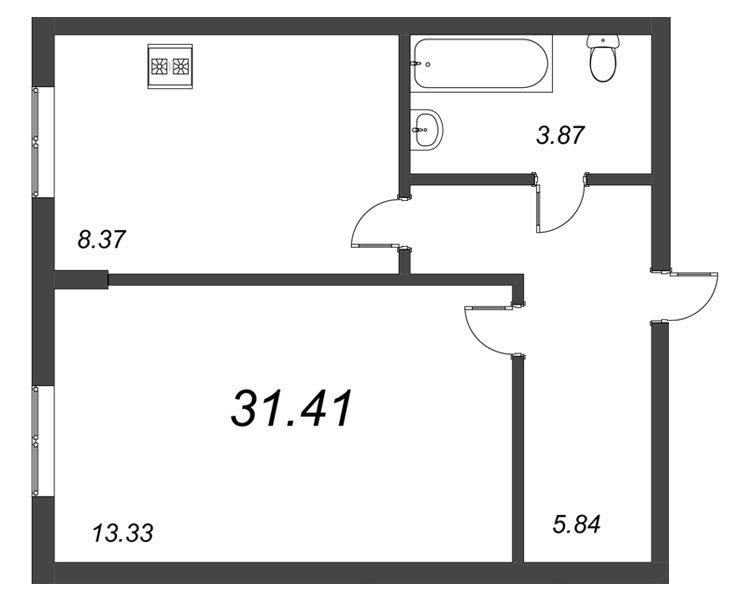
//> input picture uploads/cropped/part.jpg, 749 x 607 px
$ ./OpenCV   (built with g++ and OpenCV 4)
//> lines starting //> are read from the running program, lines starting //| are printed output that depends on the picture; after the words box and inside, x2 and y2 are one past the last pixel; in counts of white or black regions, pixels touching at a corner belong together
#include "opencv2/core/core.hpp"
#include "opencv2/highgui/highgui.hpp"
#include "opencv2/imgproc/imgproc.hpp"
#include "iostream"
#include "math.h"
using namespace cv;
using namespace std;

class FlatWorker {
 public:
  FlatWorker(const char* croppedPath, const char* sourcePath, const char* resultPath)
    : croppedPath(croppedPath), sourcePath(sourcePath), resultPath(resultPath) {}
  ~FlatWorker() {}

  void Execute () {
    int thresh1 = 240;
    int thresh2 = 240;
    int contourSizeMinFirst = 20000;
    int contourSizeMinSecond = 2000;
    int contourSizeMaxFirst = 130000;
    int contourSizeMaxSecond = 130000;
    int matchAnyWayLimit = 40;
    float matchAnyWayLimitReal = 40.0;
    int minRooms = 2;
    int minDistance = 100;
    float minDistanceReal = 100.0;
    int rectMargin = 20;

    vector<vector<Point> > contours;
    vector<vector<Point> > contours2;

    matchAnyWayLimitReal = (float)matchAnyWayLimit/1000;
    Mat src;
    Mat src2;
    src = imread("part.jpg", CV_LOAD_IMAGE_COLOR);
//> src is the input picture: 607 rows x 749 cols, CV_8UC3; min 0, max 255, mean 229.2
    src2 = imread("full.jpg", CV_LOAD_IMAGE_COLOR);
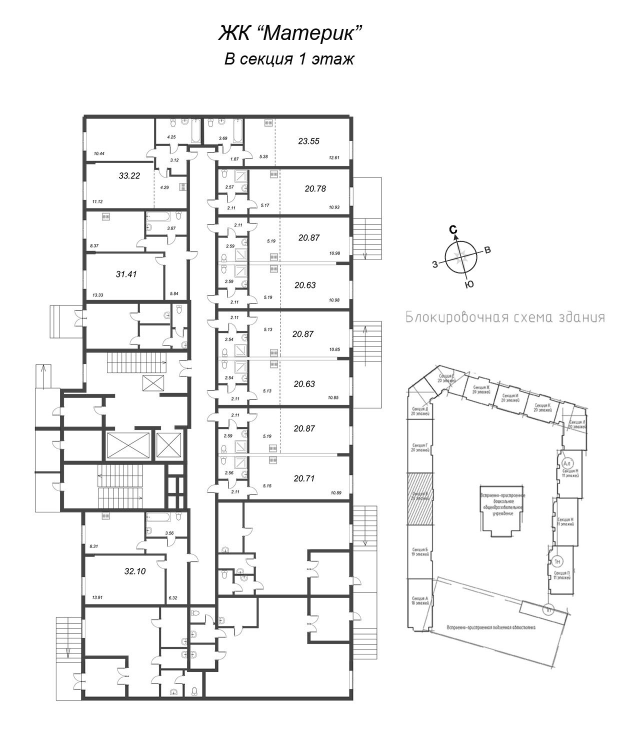
//> input picture uploads/source/full.jpg, 1284 x 1468 px (shown at 1/2 size)
//> src2 is the input picture: 1468 rows x 1284 cols, CV_8UC3; min 0, max 255, mean 242.9
    Mat gray;
    Mat gray2;
    cvtColor(src, gray, CV_BGR2GRAY);
    cvtColor(src2, gray2, CV_BGR2GRAY);
    threshold(gray, gray, thresh1, 255,THRESH_BINARY);
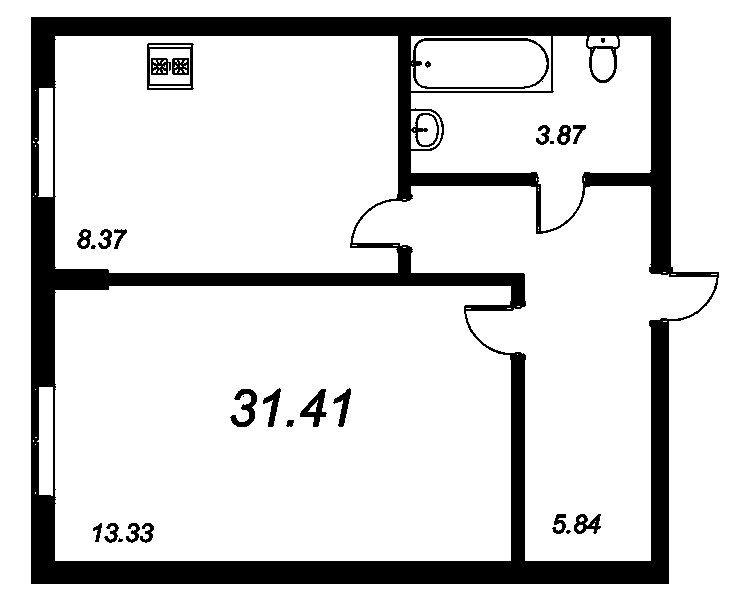
//> gray: 607 rows x 749 cols, CV_8UC1; 84.9% white; 28 black regions (6 under 20 px), largest, box (x1, y1, x2, y2) and area: (31, 17, 719, 584) 64113, (147, 43, 194, 90) 595, (230, 389, 257, 427) 438
    threshold(gray2, gray2, thresh2, 255, THRESH_BINARY);
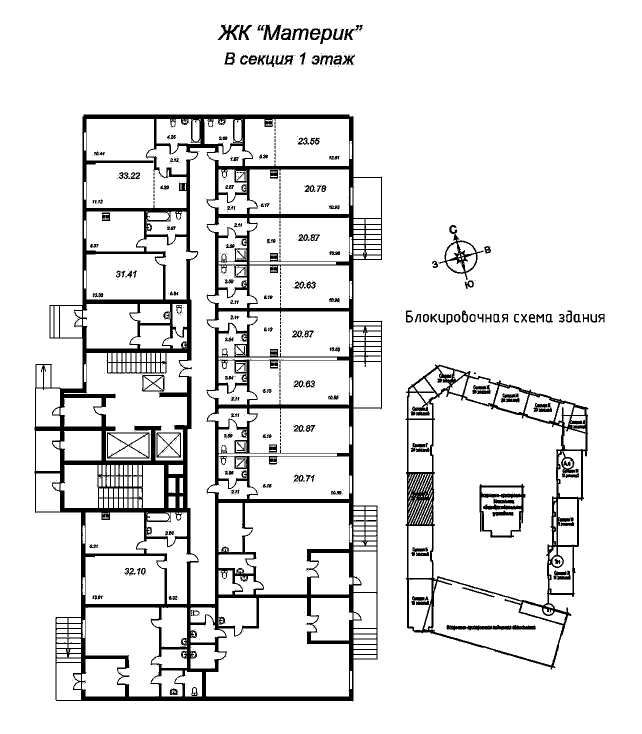
//> gray2: 1468 rows x 1284 cols, CV_8UC1 (shown at 1/2 size); 90.9% white; 708 black regions (503 under 20 px)
    vector<Vec4i> hierarchy;
    vector<Vec4i> hierarchy2;
    findContours( gray, contours, hierarchy, CV_RETR_LIST, CV_CHAIN_APPROX_NONE );
//> contours = 106 contours, 63 with area under 20; largest, box (x1, y1, x2, y2) and area: (0, 0, 749, 607) 453288, (30, 16, 720, 585) 365469, (55, 286, 511, 561) 122541, (55, 36, 398, 273) 78594, (353, 186, 717, 561) 60900
    findContours( gray2, contours2, hierarchy2, CV_RETR_LIST, CV_CHAIN_APPROX_NONE );
//> contours2 = 1679 contours, 1049 with area under 20; largest, box (x1, y1, x2, y2) and area: (0, 0, 1284, 1468) 1882161, (68, 228, 766, 1403) 711378, (810, 728, 1178, 1340) 180291, (862, 781, 1125, 1211) 87246, (360, 296, 430, 1208) 42276
    vector<vector<Point> >::iterator it = contours.begin();
    vector<vector<Point> >::iterator it2 = contours2.begin();
    for( ; it != contours.end(); )
    {
        if(contourArea(*it) < contourSizeMinFirst || contourArea(*it) > contourSizeMaxFirst) {
            it = contours.erase(it);
        } else {
            it++;
        }
    }
//> this loop made 106 passes
//> after the loop, contours = 4 contours; box (x1, y1, x2, y2) and area: (55, 286, 511, 561) 122541, (55, 36, 398, 273) 78594, (353, 186, 717, 561) 60900, (411, 36, 651, 231) 23810
    for( ; it2 != contours2.end(); )
    {
        if(contourArea(*it2) < contourSizeMinSecond || contourArea(*it2) > contourSizeMaxSecond) {
            it2 = contours2.erase(it2);
        }
        else
        {
            it2++;
        }
    }
//> after the loop, contours2 = 73 contours; largest, box (x1, y1, x2, y2) and area: (862, 781, 1125, 1211) 87246, (360, 296, 430, 1208) 42276, (412, 1196, 698, 1393) 39198, (128, 706, 374, 921) 29766, (489, 1006, 698, 1189) 28339
    RNG rng(12345);
    Mat drawing = Mat::zeros( gray.size(), CV_8UC3 );
    Mat drawing2 = Mat::zeros( gray2.size(), CV_8UC3 );
    map<int, int> matchContours;
    map<int, double> matchWeights;
    for(int i = 0; i < contours.size(); i++)
    {
        for(int j=0; j < contours2.size(); j++)
        {
            double match = cv::matchShapes(contours[i], contours2[j], CV_CONTOURS_MATCH_I1, 0);
            if(matchWeights.count(i) == 0 || match <= matchWeights.at(i))
            {
                matchContours[i] = j;
                matchWeights[i] = match;
            }
        }
    }
//> this loop made 4 passes
//> after the loop, matchContours = 4 items; matchWeights = 4 items
    for(int i = 0; i < contours.size(); i++)
    {
        for(int j=0; j < contours2.size(); j++)
        {
            double match = cv::matchShapes(contours[i], contours2[j], CV_CONTOURS_MATCH_I3, 0);
            if(match <= matchAnyWayLimitReal) {
                int idx = matchContours.rbegin()->first + 1;
                matchContours[idx] = j;
            }
        }
    }
//> after the loop, matchContours = 13 items
    map<int, vector<int> > contourGroups;
    vector<int> contoursGroupped;
    for(map<int, int>::iterator it = matchContours.begin(); it != matchContours.end(); ++it)
    {
        if(find(contoursGroupped.begin(), contoursGroupped.end(), it->second) == contoursGroupped.end())
        {
            contourGroups[it->second].push_back(it->second);
            contoursGroupped.push_back(it->second);
        }
        for(map<int, int>::iterator it2 = matchContours.begin(); it2 != matchContours.end(); ++it2)
        {
            int currentMinDistance = -1;
            for(vector<Point>::iterator it3 = contours2[it2->second].begin(); it3 != contours2[it2->second].end(); ++it3)
            {
                for(vector<Point>::iterator it4 = contours2[it->second].begin(); it4 != contours2[it->second].end(); ++it4)
                {
                    int X_Diff = it4->x - it3->x;
                    int Y_Diff = it4->y - it3->y;
                    int distance = sqrt((X_Diff * X_Diff) + (Y_Diff * Y_Diff));
                    if(currentMinDistance == -1 || distance < currentMinDistance) currentMinDistance = distance;
                }
            }
            if(currentMinDistance <= minDistance)
            {
                if(find(contoursGroupped.begin(), contoursGroupped.end(), it2->second) == contoursGroupped.end())
                {
                    contourGroups[it->second].push_back(it2->second);
                    contoursGroupped.push_back(it2->second);
                }
            }
        }
    }
//> this loop made 13 passes
    for(map<int, vector<int> >::iterator it = contourGroups.begin(); it != contourGroups.end(); ++it)
    {

        vector<Point> merged_contour_points;
        for(vector<int>::iterator it2 = it->second.begin(); it2 != it->second.end(); ++it2)
        {
            for(vector<Point>::iterator it3 = contours2[*it2].begin(); it3 != contours2[*it2].end(); ++it3)
            {
                merged_contour_points.push_back(*it3);
            }
        }
        if(it->second.size() >= minRooms)
        {
            vector<Point> hull;
            convexHull(Mat(merged_contour_points), hull);
            Mat hull_points(hull);
            RotatedRect minRect = minAreaRect(hull_points);
            Point2f rect_points[4];
            minRect.points(rect_points);
            rect_points[0].x -= rectMargin;
            rect_points[0].y += rectMargin;
            rect_points[1].x -= rectMargin;
            rect_points[1].y -= rectMargin;
            rect_points[2].x += rectMargin;
            rect_points[2].y -= rectMargin;
            rect_points[3].x += rectMargin;
            rect_points[3].y += rectMargin;
            for( int j = 0; j < 4; j++ )
            {
                Scalar color = Scalar(0,246,255);
                line(src2, rect_points[j], rect_points[(j+1)%4], color, 6, 8 );
            }
        }
    }
//> this loop made 5 passes
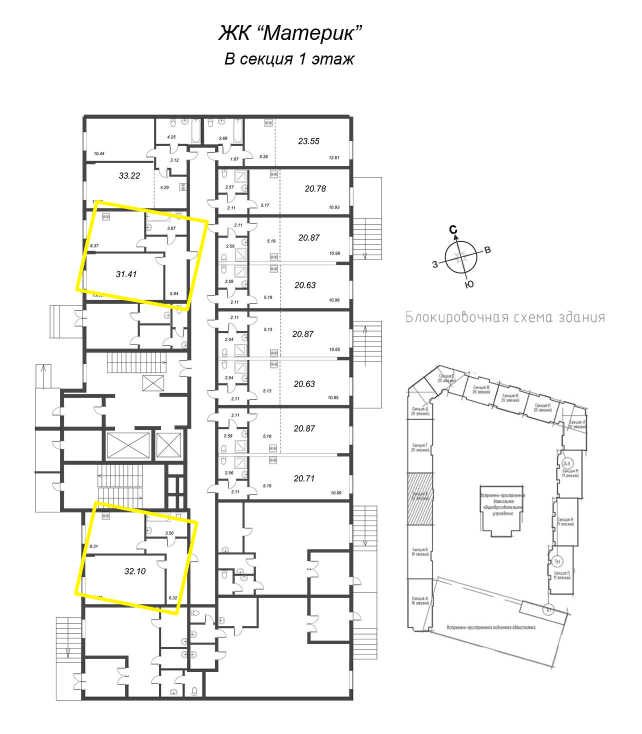
//> src2: 1468 rows x 1284 cols, CV_8UC3 (shown at 1/2 size); 0.6% of pixels changed, all inside (x1, y1, x2, y2) = (148, 400, 418, 1231)

    for(int i = 0; i < contours2.size(); i++)
    {
        Scalar color = Scalar(rng.uniform(0,255),rng.uniform(0,255),rng.uniform(0,255));
        drawContours(drawing2, contours2, i, color, 1, 8);
    }
//> this loop made 73 passes
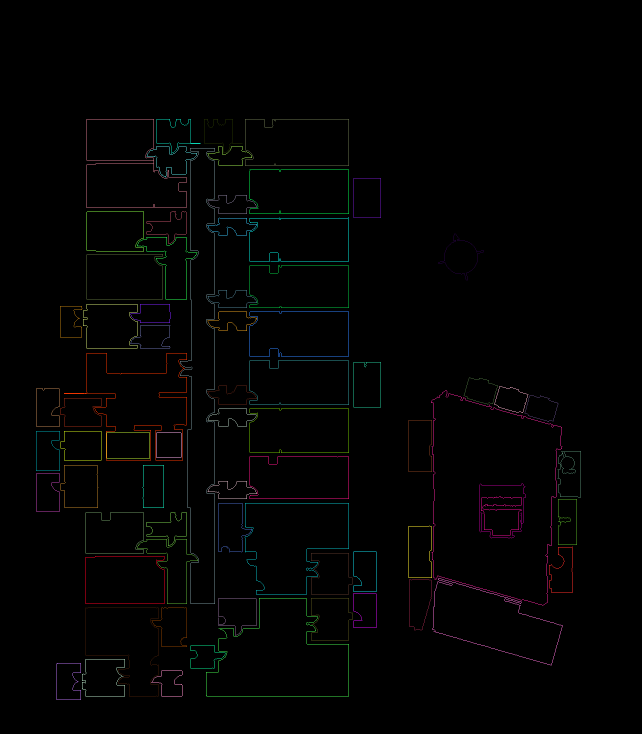
//> drawing2: 1468 rows x 1284 cols, CV_8UC3 (shown at 1/2 size); mean B, G, R 2, 2.2, 2.2
    for(int i = 0; i< contours.size(); i++)
    {
        Scalar color = Scalar(rng.uniform(0,255),rng.uniform(0,255),rng.uniform(0,255));
        drawContours(drawing, contours, i, color, 1, 8);
    }
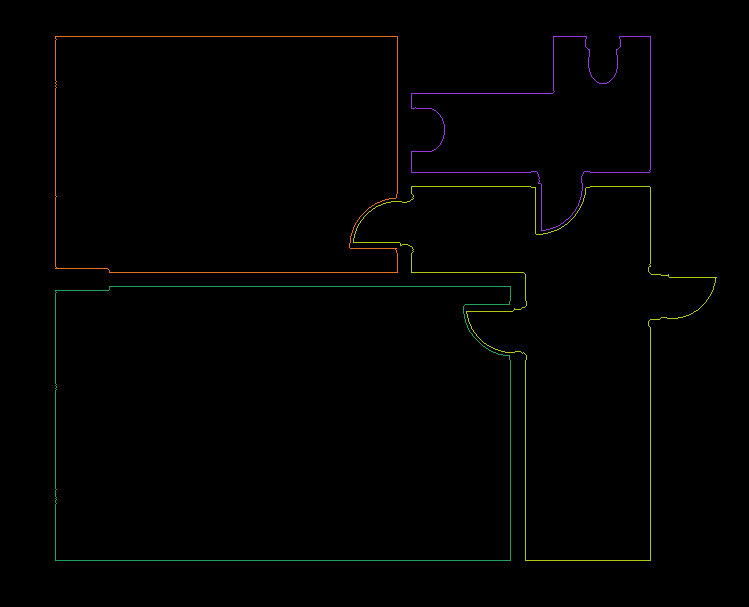
//> drawing: 607 rows x 749 cols, CV_8UC3; mean B, G, R 0.9, 1.6, 1.6
    for (map<int, int>::iterator it2 = matchContours.begin(); it2 != matchContours.end(); ++it2)
    {
        Scalar color = Scalar(255, 0, 0);
        drawContours(drawing2, contours2, it2->second, color, 2, 8);
    }
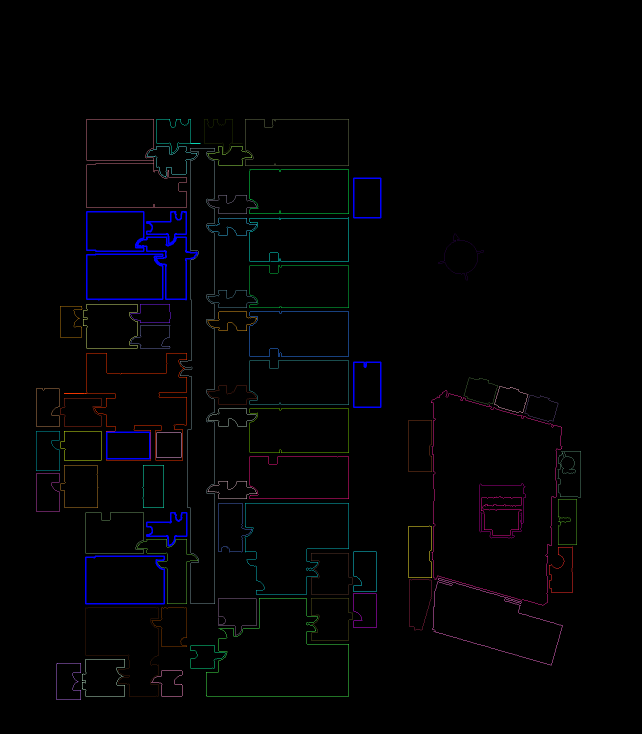
//> drawing2: 1468 rows x 1284 cols, CV_8UC3 (shown at 1/2 size); 0.56% of pixels changed, all inside (x1, y1, x2, y2) = (170, 355, 763, 1209)
}

 private:
  const char* croppedPath;
  const char* sourcePath;
  const char* resultPath;
};

int main() {
    FlatWorker* fc = new FlatWorker("part.jpg", "full.jpg", "result.jpg");
    fc->Execute();
    return 0;
}
